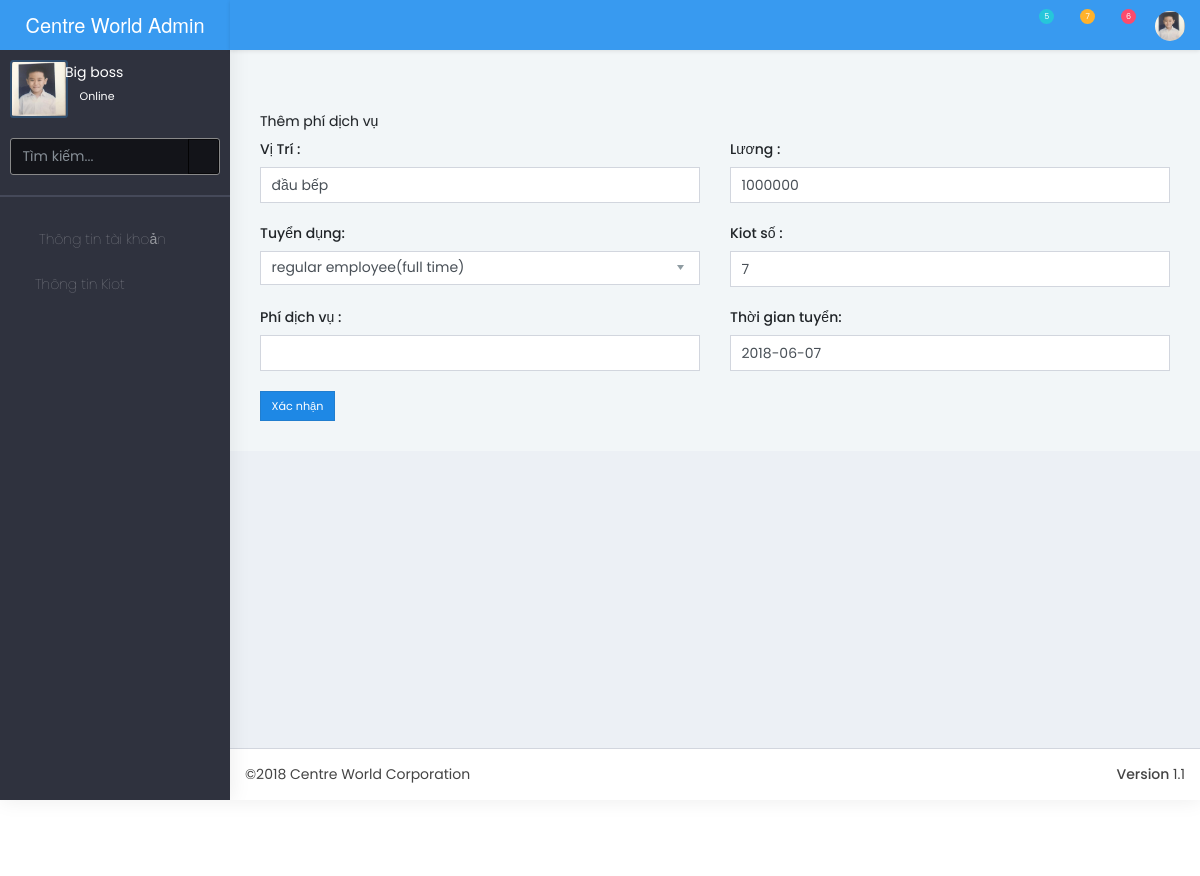
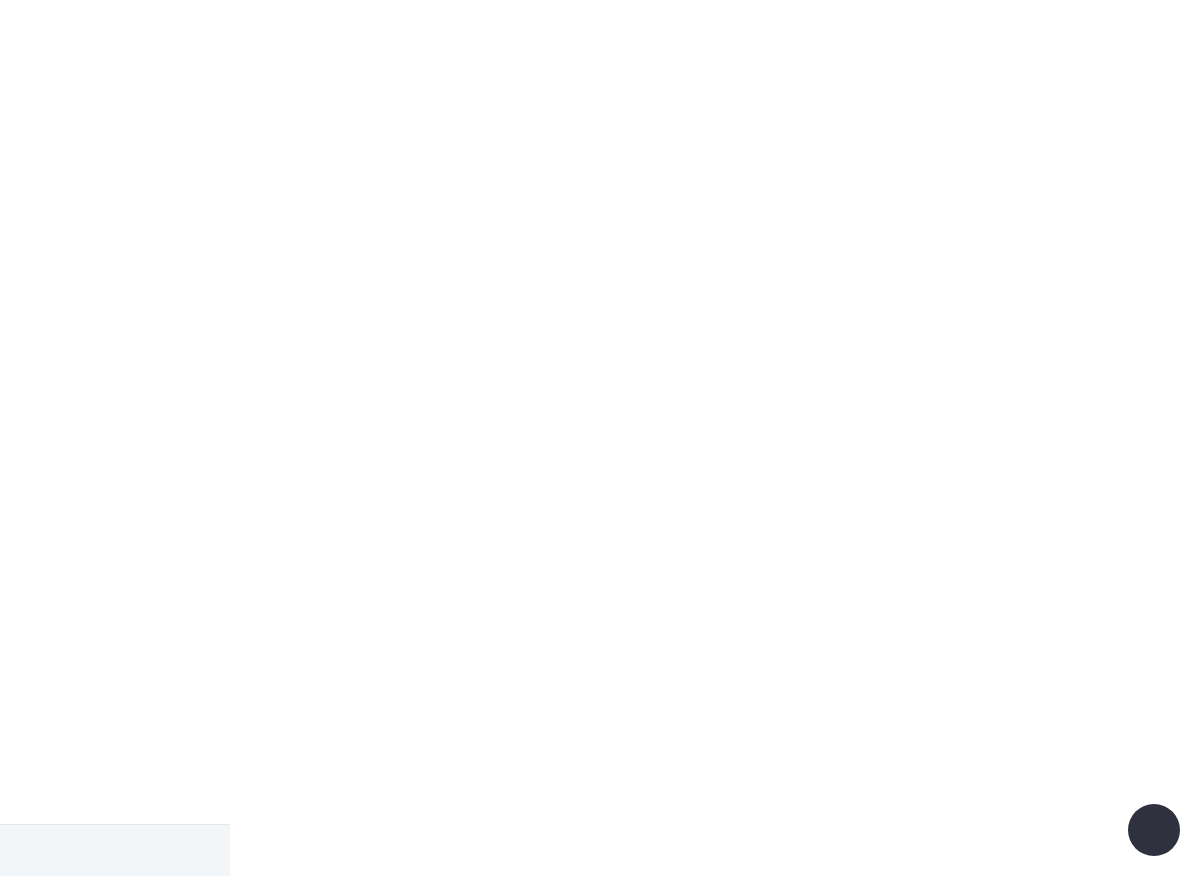
The app's page /fix/index.php?page=addrq&ID_h=35 (signed in) with its own data (2 pictures, top to bottom).
### tables this page shows
CREATE TABLE `hire` (
  `ID_h` int(10) NOT NULL,
  `recruitment` int(1) NOT NULL DEFAULT '1',
  `position` varchar(250) NOT NULL,
  `salary` int(10) NOT NULL,
  `ID_k` int(10) NOT NULL,
  `status` int(11) NOT NULL DEFAULT '0',
  `date_time` date DEFAULT NULL
);

### libraries/database.php (called while the page is built, shortened)
<?php
$conn = null;
function db_get_row($sql){
    global $conn;
    $result = mysqli_query($conn, $sql);
    $row = array();
    if (mysqli_num_rows($result) > 0){
        $row = mysqli_fetch_assoc($result);
    }
    return $row;
}
?>

### models/kiot.php (called while the page is built, shortened)
<?php
$path_database = ('database.php');
if(file_exists($path_database)){
	include_once ('database.php');
}
else{
	include_once 'C:\xampp\htdocs\test\libraries/database.php';
}
function getrqbyid($ID_h)
{
	$ID_h = addslashes($ID_h);
	$sql = "SELECT * FROM hire WHERE ID_h = '{$ID_h}'";
	return db_get_row($sql);
}
?>

### fix/cms/addrq.php (the view, shortened to what this page needs)
<?php
       $ID_h = isset($_GET['ID_h']) ? $_GET['ID_h'] : '';
       $rq = getrqbyid($ID_h);
      ?>
     <section class="content">
        <div class="box-body wizard-content">
        <form action="" method="POST"enctype="multipart/form-data" class="form-horizontal row-fluid">
        <h6 id="steps-uid-0-h-0" tabindex="-1" class="title current">Thêm phí dịch vụ</h6>
        <section id="steps-uid-0-p-0" role="tabpanel" aria-labelledby="steps-uid-0-h-0" class="body current" aria-hidden="false" style="">
          <div class="row">
            <div class="col-md-6">
              <div class="form-group">
                <label for="firstName5"> Vị Trí :</label>
                <input type="text" class="form-control " name = "position" value="<?php echo $rq ['position'] ?>"  style="cursor: no-drop;" >   </div>
            </div>
            <div class="col-md-6">
              <div class="form-group">
                <label for="lastName1">Lương :</label>
                <input type="text" class="form-control" name = "salary" value="<?php echo $rq ['salary'] ?>" style="cursor: no-drop;" > </div>
            </div>
          </div>
          <div class="row">
          <div class="col-md-6">
          <div class="form-group">
                <label for="date1">Tuyển dụng:</label>
                <select class="form-control" name ="recruitment">
				<?php
				if ($rq ['recruitment'] == 1)
				{
				?>
					 <option selected name = 'recruitment' value = "1">regular employee(full time)	</option>
				<?php
				}
				else
				{
				?>
					 <option selected name = 'recruitment' value = "0">part time employees</option>
				<?php
				}
				?>
              			 </select>
            </div>
            </div>
            <div class="col-md-6">
              <div class="form-group">
                <label for="lastName1">Kiot số :</label>
                <input type="text" class="form-control" name = "ID_k" value="<?php echo $rq ['ID_k'] ?>" style="cursor: no-drop;" d> </div>
            </div>
          </div>
            <div class="row">
          <div class="col-md-6">
              <div class="form-group">
                <label for="lastName1">Phí dịch vụ :</label>
                <input type="text" class="form-control" name = "price" value="" > </div>
            </div>
          <div class="col-md-6">
              <div class="form-group">
                <label for="lastName1">Thời gian tuyển:</label>
                <input type="text" class="form-control" name = "date_time" value="<?php echo $rq ['date_time'] ?>" style="cursor: no-drop;" d> </div>
            </div>
          </div>
        </section>
        <div class="text-xs-right">
         <button type="submit" class="btn btn-info">Xác nhận</button>
		</div>
        </div>

### fix/css/skins/_all-skins.css (style rules this page uses)
.skin-blue .content { background: #f2f6f8; }

### records on screen
hire: position "đầu bếp", salary "1000000", recruitment "regular employee(full time)", ID_k "7", date_time "2018-06-07"
